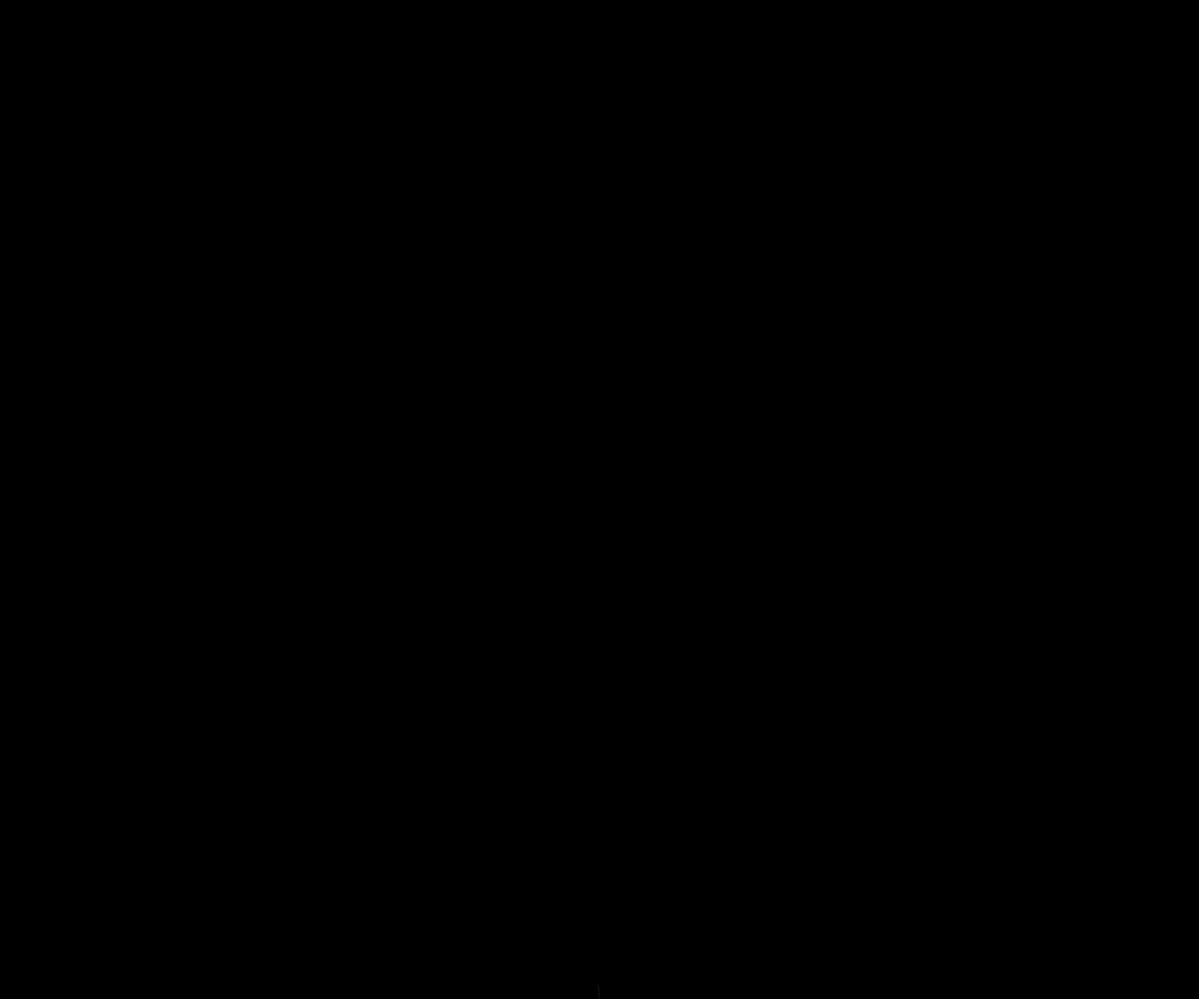
Frame 1 (no input)
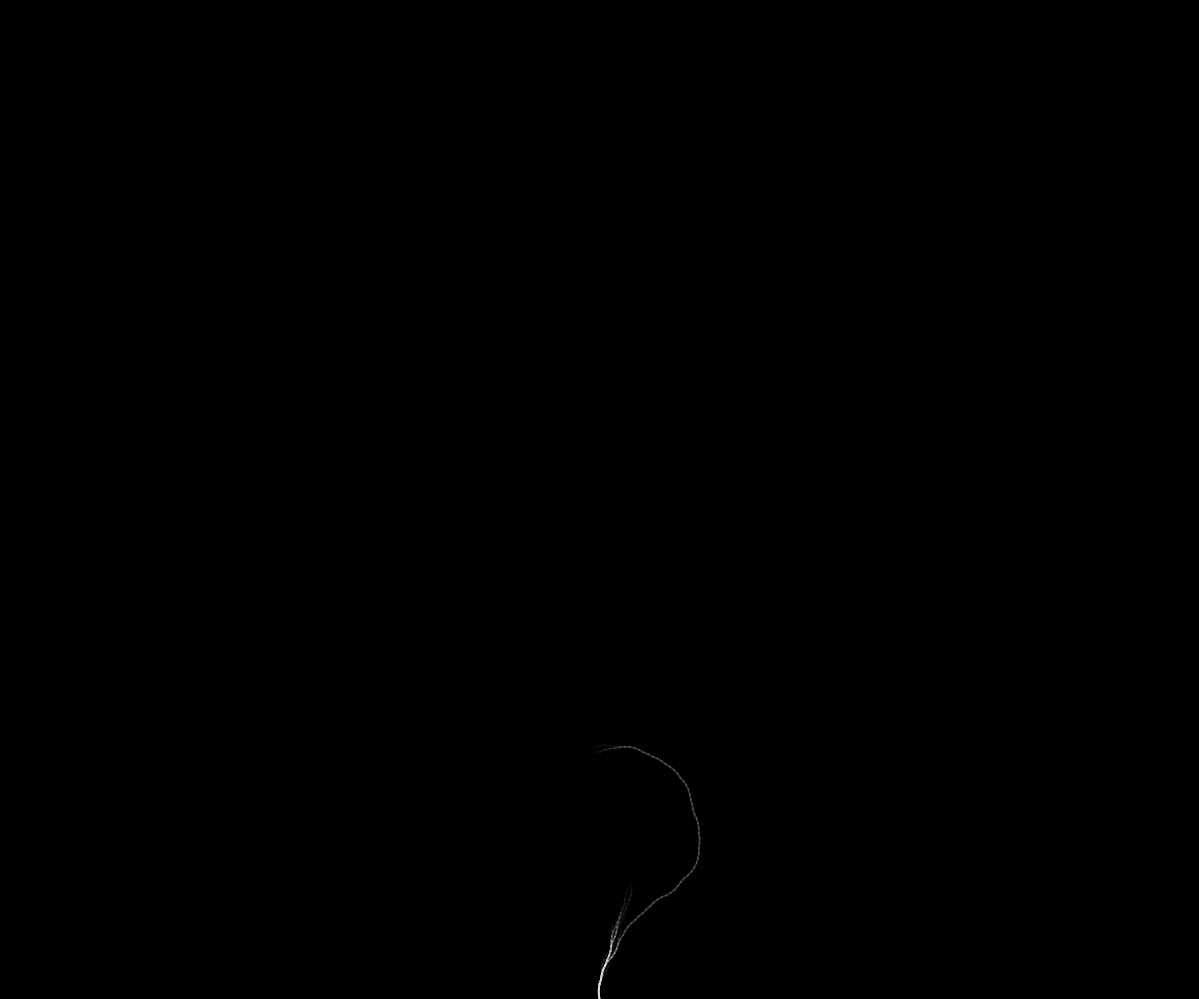
Frame 60 (no input)
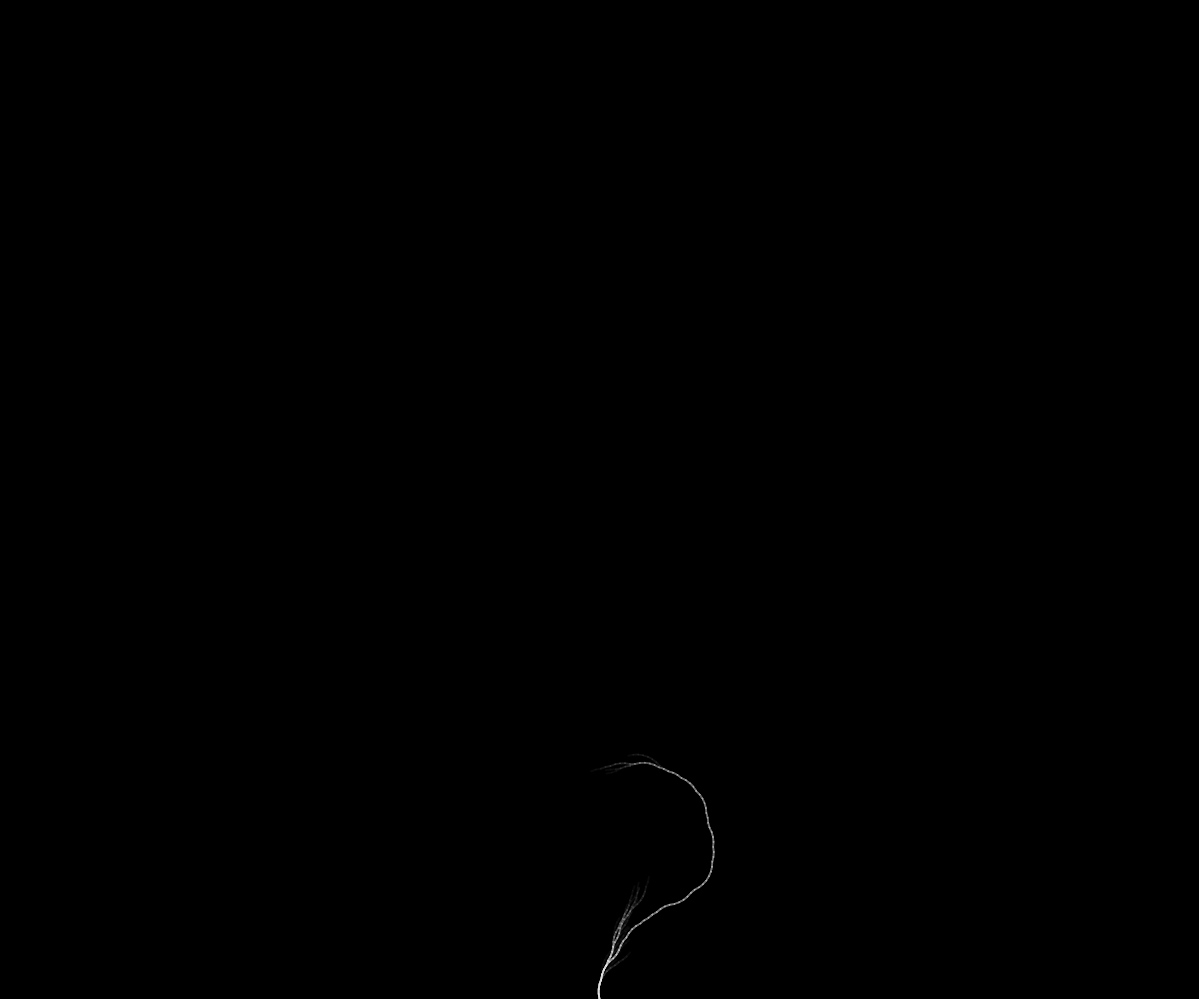
Frame 120 (the mouse pressed at the canvas centre since frame 60)

The p5.js sketch that drew these frames (run headless with seeded random() and noise() and a simulated clock; from frame 60 on, the mouse is pressed at the canvas centre):

// p5.js sketch
// ── sketch.js
// collatz
// prueba 4
// https://editor.p5js.org/codingtrain/sketches/XjLDE7gu6
// Daniel Shiffman
// Martin Julio
// 20-6-23

let angleA = 0.15;
let angleB = -0.15;

let zoom = 0;

function setup() {
  createCanvas(windowWidth - 1, windowHeight - 1);
  background(0);
  frameRate(180);
}

function draw() {  
  push();
  if (frameCount % 500 == 0) cc = millis();
  
  scale(1 + zoom / 10);
  
  ciclo(frameCount);
  
  if (frameCount % 500 == 0) {
    cc = millis() - cc;
    console.log(frameCount + "  " + cc);
  }
  pop();
}

function ciclo(x) {
    let sequence = [];
    let n = x;
    do {
      if (n % 2 == 0) sequence.push(true);
      else sequence.push(false);
      n = collatz(n);
    } while (n != 1);
    sequence.push(false);
    sequence.reverse(); 

    let len = 5;
    
    resetMatrix();
    translate(width/2, height);
    for (let j = 0; j < sequence.length; j++) {
      if (sequence[j]) {
        rotate(angleA);
      } else {
        rotate(angleB);
      }
      strokeWeight(2);
      stroke(255, 10);
      line(0, 0, 0, -len);
      translate(0, -len);
    }
}

function collatz(n) {
  // even
  if (n % 2 == 0) {
    return n / 2;
    // odd
  } else {
    return (n * 3 + 1)/2;
  }
}

function mousePressed() {
  
  angleA = random(0.10, 0.2).toFixed(3);
  angleB = random(-0.18, -0.12).toFixed(3);
  
  console.log(angleA);
  console.log(angleB);

  setup();
}

function keyPressed() {
  
  if (key == 'o' || key == 'O') zoom--;
  if (key == 'i' || key == 'I') zoom++;
  
  console.log("z: " + (1 + zoom / 10));
}
